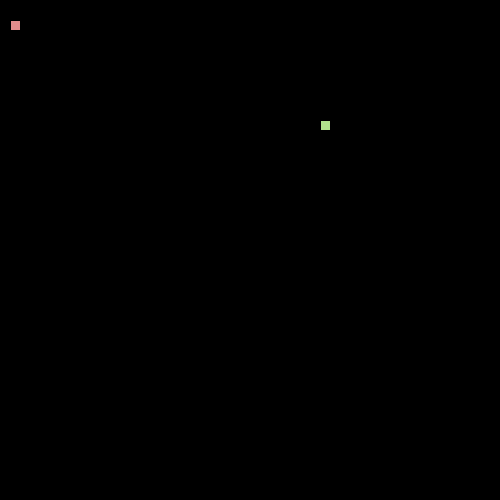
Frame 1 (no input)
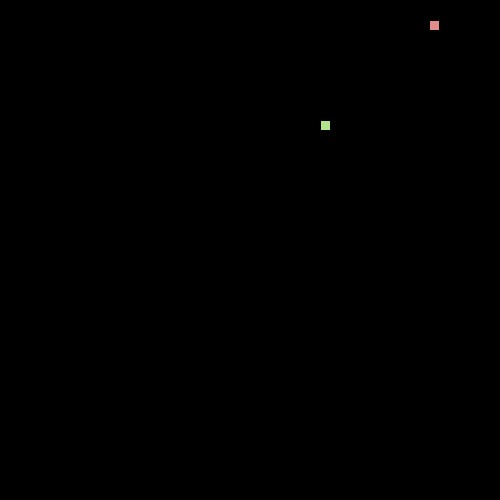
Frame 60 (the mouse pressed at the canvas centre just before this capture)
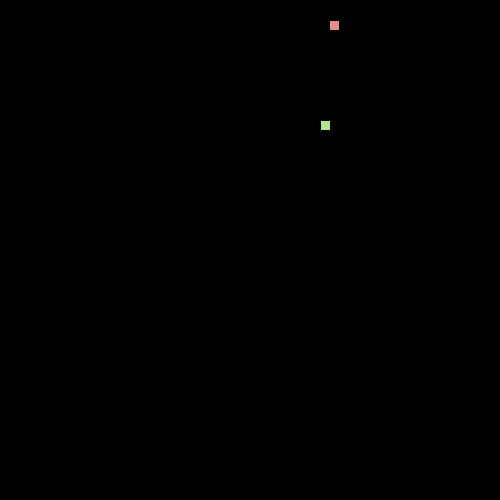
Frame 120 (the mouse held since frame 60 and released just before this capture)

The Processing sketch that drew these frames (run headless with seeded random() and noise(); from frame 60 on, the mouse is pressed at the canvas centre):

// Processing sketch: LeagueSnake
// ── LeagueSnake.pde
//*
// ***** SEGMENT CLASS *****
// This class will be used to represent each part of the moving snake.
//*
int sneksise = 10;
class Segment {

//Add x and y member variables. They will hold the corner location of each segment of the snake.
int x;
int y;

// Add a constructor with parameters to initialize each variable.
Segment(int x, int y){
  this.x = x;
  this.y = y;
}


}


//*
// ***** GAME VARIABLES *****
// All the game variables that will be shared by the game methods are here
//*

Segment head;
int foodX;
int foodY;
int direct = LEFT;
int intake = 0;



//*
// ***** SETUP METHODS *****
// These methods are called at the start of the game.
//*

void setup() {
size(500, 500);

head = new Segment(20,20);

frameRate(20);

dropFood();

}

void dropFood() {
  //Set the food in a new random location
    foodX = ((int)random(50)*10);
    foodY = ((int)random(50)*10);
}



//*
// ***** DRAW METHODS *****
// These methods are used to draw the snake and its food 
//*

void draw() {
  background(#000000);
  drawFood();
  delay(100);
  move();
  drawSnake();
  eat();
  
  
}

void drawFood() {
  //Draw the food
  fill(color(#B0E38C));
  rect(foodX,foodY,sneksise, sneksise);
  
}

void drawSnake() {
  //Draw the head of the snake followed by its tail
  fill(color(#E38C8C));
  rect(head.x,head.y,sneksise, sneksise);
  
  
}


//*
// ***** TAIL MANAGEMENT METHODS *****
// These methods make sure the tail is the correct length.
//*

void drawTail() {
  //Draw each segment of the tail 

}

void manageTail() {
  //After drawing the tail, add a new segment at the "start" of the tail and remove the one at the "end" 
  //This produces the illusion of the snake tail moving.
  
}

void checkTailCollision() {
  //If the snake crosses its own tail, shrink the tail back to one segment
  
}



//*
// ***** CONTROL METHODS *****
// These methods are used to change what is happening to the snake
//*

void keyPressed() {
  //Set the direction of the snake according to the arrow keys pressed
  if (keyCode == UP && direct != DOWN) {
    direct = UP;
  }
  else if (keyCode == DOWN && direct != UP) {
    direct = DOWN;
  }
  else if (keyCode == LEFT && direct != RIGHT){
    direct = LEFT;
  }
  else if (keyCode == RIGHT && direct != LEFT){
    direct = RIGHT;
  }
}

void move() {
  //Change the location of the Snake head based on the direction it is moving.
  
    
  switch(direct) {
  case UP:
    head.y-=sneksise;
    break;
  case DOWN:
    head.y+=sneksise; 
    break;
  case LEFT:
   head.x-=sneksise; 
    break;
  case RIGHT:
    head.x+=sneksise;
    break;
  }
  checkBoundaries();
  
}

void checkBoundaries() {
 //If the snake leaves the frame, make it reappear on the other side
if (head.x > 499) {
  head.x = 0;
}
else if (head.x < 0) {
  head.x = 499;
}
else if (head.y > 499) {
  head.y = 0;
}
else if (head.y < 0) {
  head.y = 499;
}
}



void eat() {
  //When the snake eats the food, its tail should grow and more food appear
  
if ((head.x == foodX) && (head.y == foodY)){
  intake++;
  dropFood();
  
}

}
